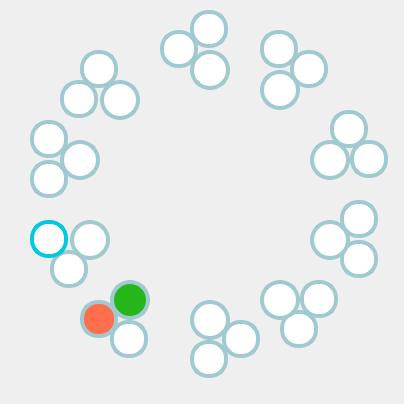
  <widget class="QWidget" name="widget_mid_up" native="true">
   <property name="geometry">
    <rect>
     <x>17</x>
     <y>9</y>
     <width>404</width>
     <height>404</height>
    </rect>
   </property>
   <property name="sizePolicy">
    <sizepolicy hsizetype="Fixed" vsizetype="Fixed">
     <horstretch>0</horstretch>
     <verstretch>0</verstretch>
    </sizepolicy>
   </property>
   <property name="minimumSize">
    <size>
     <width>404</width>
     <height>404</height>
    </size>
   </property>
   <property name="maximumSize">
    <size>
     <width>404</width>
     <height>404</height>
    </size>
   </property>
   <property name="styleSheet">
    <string notr="true">QWidget#widget_mid_up
{
border-image: url(:/static/images/disc.png);
}</string>
   </property>
   <widget class="QPushButton" name="pushButton_11">
    <property name="geometry">
     <rect>
      <x>160</x>
      <y>30</y>
      <width>38</width>
      <height>38</height>
     </rect>
    </property>
    <property name="sizePolicy">
     <sizepolicy hsizetype="Fixed" vsizetype="Fixed">
      <horstretch>0</horstretch>
      <verstretch>0</verstretch>
     </sizepolicy>
    </property>
    <property name="minimumSize">
     <size>
      <width>38</width>
      <height>38</height>
     </size>
    </property>
    <property name="maximumSize">
     <size>
      <width>38</width>
      <height>38</height>
     </size>
    </property>
    <property name="styleSheet">
     <string notr="true">width: 38px;
height: 38px;
background: #FFFFFF;
border-radius: 18px;
border: 4px solid #A0CAD0;
font-family: DIN;
font-weight: bold;
font-size: 19px;
color: #A0CAD0;
line-height: 60px;</string>
    </property>
    <property name="text">
     <string/>
    </property>
   </widget>
   <widget class="QPushButton" name="pushButton_12">
    <property name="geometry">
     <rect>
      <x>190</x>
      <y>10</y>
      <width>38</width>
      <height>38</height>
     </rect>
    </property>
    <property name="sizePolicy">
     <sizepolicy hsizetype="Fixed" vsizetype="Fixed">
      <horstretch>0</horstretch>
      <verstretch>0</verstretch>
     </sizepolicy>
    </property>
    <property name="minimumSize">
     <size>
      <width>38</width>
      <height>38</height>
     </size>
    </property>
    <property name="maximumSize">
     <size>
      <width>38</width>
      <height>38</height>
     </size>
    </property>
    <property name="styleSheet">
     <string notr="true">width: 38px;
height: 38px;
background: #FFFFFF;
border-radius: 18px;
border: 4px solid #A0CAD0;
font-family: DIN;
font-weight: bold;
font-size: 19px;
color: #A0CAD0;
line-height: 60px;</string>
    </property>
    <property name="text">
     <string/>
    </property>
   </widget>
   <widget class="QPushButton" name="pushButton_13">
    <property name="geometry">
     <rect>
      <x>260</x>
      <y>30</y>
      <width>38</width>
      <height>38</height>
     </rect>
    </property>
    <property name="sizePolicy">
     <sizepolicy hsizetype="Fixed" vsizetype="Fixed">
      <horstretch>0</horstretch>
      <verstretch>0</verstretch>
     </sizepolicy>
    </property>
    <property name="minimumSize">
     <size>
      <width>38</width>
      <height>38</height>
     </size>
    </property>
    <property name="maximumSize">
     <size>
      <width>38</width>
      <height>38</height>
     </size>
    </property>
    <property name="styleSheet">
     <string notr="true">width: 38px;
height: 38px;
background: #FFFFFF;
border-radius: 18px;
border: 4px solid #A0CAD0;
font-family: DIN;
font-weight: bold;
font-size: 19px;
color: #A0CAD0;
line-height: 60px;</string>
    </property>
    <property name="text">
     <string/>
    </property>
   </widget>
   <widget class="QPushButton" name="pushButton_14">
    <property name="geometry">
     <rect>
      <x>290</x>
      <y>50</y>
      <width>38</width>
      <height>38</height>
     </rect>
    </property>
    <property name="sizePolicy">
     <sizepolicy hsizetype="Fixed" vsizetype="Fixed">
      <horstretch>0</horstretch>
      <verstretch>0</verstretch>
     </sizepolicy>
    </property>
    <property name="minimumSize">
     <size>
      <width>38</width>
      <height>38</height>
     </size>
    </property>
    <property name="maximumSize">
     <size>
      <width>38</width>
      <height>38</height>
     </size>
    </property>
    <property name="styleSheet">
     <string notr="true">width: 38px;
height: 38px;
background: #FFFFFF;
border-radius: 18px;
border: 4px solid #A0CAD0;
font-family: DIN;
font-weight: bold;
font-size: 19px;
color: #A0CAD0;
line-height: 60px;</string>
    </property>
    <property name="text">
     <string/>
    </property>
   </widget>
   <widget class="QPushButton" name="pushButton_17">
    <property name="geometry">
     <rect>
      <x>340</x>
      <y>200</y>
      <width>38</width>
      <height>38</height>
     </rect>
    </property>
    <property name="sizePolicy">
     <sizepolicy hsizetype="Fixed" vsizetype="Fixed">
      <horstretch>0</horstretch>
      <verstretch>0</verstretch>
     </sizepolicy>
    </property>
    <property name="minimumSize">
     <size>
      <width>38</width>
      <height>38</height>
     </size>
    </property>
    <property name="maximumSize">
     <size>
      <width>38</width>
      <height>38</height>
     </size>
    </property>
    <property name="styleSheet">
     <string notr="true">width: 38px;
height: 38px;
background: #FFFFFF;
border-radius: 18px;
border: 4px solid #A0CAD0;
font-family: DIN;
font-weight: bold;
font-size: 19px;
color: #A0CAD0;
line-height: 60px;</string>
    </property>
    <property name="text">
     <string/>
    </property>
   </widget>
   <widget class="QPushButton" name="pushButton_18">
    <property name="geometry">
     <rect>
      <x>340</x>
      <y>240</y>
      <width>38</width>
      <height>38</height>
     </rect>
    </property>
    <property name="sizePolicy">
     <sizepolicy hsizetype="Fixed" vsizetype="Fixed">
      <horstretch>0</horstretch>
      <verstretch>0</verstretch>
     </sizepolicy>
    </property>
    <property name="minimumSize">
     <size>
      <width>38</width>
      <height>38</height>
     </size>
    </property>
    <property name="maximumSize">
     <size>
      <width>38</width>
      <height>38</height>
     </size>
    </property>
    <property name="styleSheet">
     <string notr="true">width: 38px;
height: 38px;
background: #FFFFFF;
border-radius: 18px;
border: 4px solid #A0CAD0;
font-family: DIN;
font-weight: bold;
font-size: 19px;
color: #A0CAD0;
line-height: 60px;</string>
    </property>
    <property name="text">
     <string/>
    </property>
   </widget>
   <widget class="QPushButton" name="pushButton_19">
    <property name="geometry">
     <rect>
      <x>300</x>
      <y>280</y>
      <width>38</width>
      <height>38</height>
     </rect>
    </property>
    <property name="sizePolicy">
     <sizepolicy hsizetype="Fixed" vsizetype="Fixed">
      <horstretch>0</horstretch>
      <verstretch>0</verstretch>
     </sizepolicy>
    </property>
    <property name="minimumSize">
     <size>
      <width>38</width>
      <height>38</height>
     </size>
    </property>
    <property name="maximumSize">
     <size>
      <width>38</width>
      <height>38</height>
     </size>
    </property>
    <property name="styleSheet">
     <string notr="true">width: 38px;
height: 38px;
background: #FFFFFF;
border-radius: 18px;
border: 4px solid #A0CAD0;
font-family: DIN;
font-weight: bold;
font-size: 19px;
color: #A0CAD0;
line-height: 60px;</string>
    </property>
    <property name="text">
     <string/>
    </property>
   </widget>
   <widget class="QPushButton" name="pushButton_20">
    <property name="geometry">
     <rect>
      <x>280</x>
      <y>310</y>
      <width>38</width>
      <height>38</height>
     </rect>
    </property>
    <property name="sizePolicy">
     <sizepolicy hsizetype="Fixed" vsizetype="Fixed">
      <horstretch>0</horstretch>
      <verstretch>0</verstretch>
     </sizepolicy>
    </property>
    <property name="minimumSize">
     <size>
      <width>38</width>
      <height>38</height>
     </size>
    </property>
    <property name="maximumSize">
     <size>
      <width>38</width>
      <height>38</height>
     </size>
    </property>
    <property name="styleSheet">
     <string notr="true">width: 38px;
height: 38px;
background: #FFFFFF;
border-radius: 18px;
border: 4px solid #A0CAD0;
font-family: DIN;
font-weight: bold;
font-size: 19px;
color: #A0CAD0;
line-height: 60px;</string>
    </property>
    <property name="text">
     <string/>
    </property>
   </widget>
   <widget class="QPushButton" name="pushButton_E10">
    <property name="geometry">
     <rect>
      <x>260</x>
      <y>280</y>
      <width>40</width>
      <height>40</height>
     </rect>
    </property>
    <property name="sizePolicy">
     <sizepolicy hsizetype="Fixed" vsizetype="Fixed">
      <horstretch>0</horstretch>
      <verstretch>0</verstretch>
     </sizepolicy>
    </property>
    <property name="minimumSize">
     <size>
      <width>40</width>
      <height>40</height>
     </size>
    </property>
    <property name="maximumSize">
     <size>
      <width>40</width>
      <height>40</height>
     </size>
    </property>
    <property name="styleSheet">
     <string notr="true">width: 38px;
height: 38px;
background: #FFFFFF;
border-radius: 20px;
border: 4px solid #A0CAD0;
font-family: DIN;
font-weight: bold;
font-size: 19px;
color: #A0CAD0;
line-height: 60px;</string>
    </property>
    <property name="text">
     <string/>
    </property>
   </widget>
   <widget class="QPushButton" name="pushButton_E1">
    <property name="geometry">
     <rect>
      <x>190</x>
      <y>300</y>
      <width>40</width>
      <height>40</height>
     </rect>
    </property>
    <property name="sizePolicy">
     <sizepolicy hsizetype="Fixed" vsizetype="Fixed">
      <horstretch>0</horstretch>
      <verstretch>0</verstretch>
     </sizepolicy>
    </property>
    <property name="minimumSize">
     <size>
      <width>40</width>
      <height>40</height>
     </size>
    </property>
    <property name="maximumSize">
     <size>
      <width>40</width>
      <height>40</height>
     </size>
    </property>
    <property name="styleSheet">
     <string notr="true">width: 38px;
height: 38px;
background: #FFFFFF;
border-radius: 20px;
border: 4px solid #A0CAD0;
font-family: DIN;
font-weight: bold;
font-size: 19px;
color: #A0CAD0;
line-height: 60px;</string>
    </property>
    <property name="text">
     <string/>
    </property>
   </widget>
   <widget class="QPushButton" name="pushButton_1">
    <property name="geometry">
     <rect>
      <x>222</x>
      <y>320</y>
      <width>38</width>
      <height>38</height>
     </rect>
    </property>
    <property name="sizePolicy">
     <sizepolicy hsizetype="Fixed" vsizetype="Fixed">
      <horstretch>0</horstretch>
      <verstretch>0</verstretch>
     </sizepolicy>
    </property>
    <property name="minimumSize">
     <size>
      <width>38</width>
      <height>38</height>
     </size>
    </property>
    <property name="maximumSize">
     <size>
      <width>38</width>
      <height>38</height>
     </size>
    </property>
    <property name="styleSheet">
     <string notr="true">width: 38px;
height: 38px;
background: #FFFFFF;
border-radius: 18px;
border: 4px solid #A0CAD0;
font-family: DIN;
font-weight: bold;
font-size: 19px;
color: #A0CAD0;
line-height: 60px;</string>
    </property>
    <property name="text">
     <string/>
    </property>
   </widget>
   <widget class="QPushButton" name="pushButton_2">
    <property name="geometry">
     <rect>
      <x>190</x>
      <y>340</y>
      <width>38</width>
      <height>38</height>
     </rect>
    </property>
    <property name="sizePolicy">
     <sizepolicy hsizetype="Fixed" vsizetype="Fixed">
      <horstretch>0</horstretch>
      <verstretch>0</verstretch>
     </sizepolicy>
    </property>
    <property name="minimumSize">
     <size>
      <width>38</width>
      <height>38</height>
     </size>
    </property>
    <property name="maximumSize">
     <size>
      <width>38</width>
      <height>38</height>
     </size>
    </property>
    <property name="styleSheet">
     <string notr="true">width: 38px;
height: 38px;
background: #FFFFFF;
border-radius: 18px;
border: 4px solid #A0CAD0;
font-family: DIN;
font-weight: bold;
font-size: 19px;
color: #A0CAD0;
line-height: 60px;</string>
    </property>
    <property name="text">
     <string/>
    </property>
   </widget>
   <widget class="QPushButton" name="pushButton_3">
    <property name="geometry">
     <rect>
      <x>110</x>
      <y>320</y>
      <width>38</width>
      <height>38</height>
     </rect>
    </property>
    <property name="sizePolicy">
     <sizepolicy hsizetype="Fixed" vsizetype="Fixed">
      <horstretch>0</horstretch>
      <verstretch>0</verstretch>
     </sizepolicy>
    </property>
    <property name="minimumSize">
     <size>
      <width>38</width>
      <height>38</height>
     </size>
    </property>
    <property name="maximumSize">
     <size>
      <width>38</width>
      <height>38</height>
     </size>
    </property>
    <property name="styleSheet">
     <string notr="true">width: 38px;
height: 38px;
background: #FFFFFF;
border-radius: 18px;
border: 4px solid #A0CAD0;
font-family: DIN;
font-weight: bold;
font-size: 19px;
color: #A0CAD0;
line-height: 60px;</string>
    </property>
    <property name="text">
     <string/>
    </property>
   </widget>
   <widget class="QPushButton" name="pushButton_4">
    <property name="geometry">
     <rect>
      <x>80</x>
      <y>300</y>
      <width>38</width>
      <height>38</height>
     </rect>
    </property>
    <property name="sizePolicy">
     <sizepolicy hsizetype="Fixed" vsizetype="Fixed">
      <horstretch>0</horstretch>
      <verstretch>0</verstretch>
     </sizepolicy>
    </property>
    <property name="minimumSize">
     <size>
      <width>38</width>
      <height>38</height>
     </size>
    </property>
    <property name="maximumSize">
     <size>
      <width>38</width>
      <height>38</height>
     </size>
    </property>
    <property name="styleSheet">
     <string notr="true">width: 38px;
height: 38px;
background: #FF6F4E;
border-radius: 18px;
border: 4px solid #A0CAD0;
font-family: DIN;
font-weight: bold;
font-size: 19px;
color: #A0CAD0;
line-height: 60px;</string>
    </property>
    <property name="text">
     <string/>
    </property>
   </widget>
   <widget class="QPushButton" name="pushButton_5">
    <property name="geometry">
     <rect>
      <x>50</x>
      <y>250</y>
      <width>38</width>
      <height>38</height>
     </rect>
    </property>
    <property name="sizePolicy">
     <sizepolicy hsizetype="Fixed" vsizetype="Fixed">
      <horstretch>0</horstretch>
      <verstretch>0</verstretch>
     </sizepolicy>
    </property>
    <property name="minimumSize">
     <size>
      <width>38</width>
      <height>38</height>
     </size>
    </property>
    <property name="maximumSize">
     <size>
      <width>38</width>
      <height>38</height>
     </size>
    </property>
    <property name="styleSheet">
     <string notr="true">width: 38px;
height: 38px;
background: #FFFFFF;
border-radius: 18px;
border: 4px solid #A0CAD0;
font-family: DIN;
font-weight: bold;
font-size: 19px;
color: #A0CAD0;
line-height: 60px;</string>
    </property>
    <property name="text">
     <string/>
    </property>
   </widget>
   <widget class="QPushButton" name="pushButton_6">
    <property name="geometry">
     <rect>
      <x>30</x>
      <y>220</y>
      <width>38</width>
      <height>38</height>
     </rect>
    </property>
    <property name="sizePolicy">
     <sizepolicy hsizetype="Fixed" vsizetype="Fixed">
      <horstretch>0</horstretch>
      <verstretch>0</verstretch>
     </sizepolicy>
    </property>
    <property name="minimumSize">
     <size>
      <width>38</width>
      <height>38</height>
     </size>
    </property>
    <property name="maximumSize">
     <size>
      <width>38</width>
      <height>38</height>
     </size>
    </property>
    <property name="styleSheet">
     <string notr="true">width: 38px;
height: 38px;
background: #FFFFFF;
border-radius: 18px;
border: 4px solid #02C9DF;;
font-family: DIN;
font-weight: bold;
font-size: 19px;
color: #A0CAD0;
line-height: 60px;</string>
    </property>
    <property name="text">
     <string/>
    </property>
   </widget>
   <widget class="QPushButton" name="pushButton_7">
    <property name="geometry">
     <rect>
      <x>30</x>
      <y>160</y>
      <width>38</width>
      <height>38</height>
     </rect>
    </property>
    <property name="sizePolicy">
     <sizepolicy hsizetype="Fixed" vsizetype="Fixed">
      <horstretch>0</horstretch>
      <verstretch>0</verstretch>
     </sizepolicy>
    </property>
    <property name="minimumSize">
     <size>
      <width>38</width>
      <height>38</height>
     </size>
    </property>
    <property name="maximumSize">
     <size>
      <width>38</width>
      <height>38</height>
     </size>
    </property>
    <property name="styleSheet">
     <string notr="true">width: 38px;
height: 38px;
background: #FFFFFF;
border-radius: 18px;
border: 4px solid #A0CAD0;
font-family: DIN;
font-weight: bold;
font-size: 19px;
color: #A0CAD0;
line-height: 60px;</string>
    </property>
    <property name="text">
     <string/>
    </property>
   </widget>
   <widget class="QPushButton" name="pushButton_8">
    <property name="geometry">
     <rect>
      <x>30</x>
      <y>120</y>
      <width>38</width>
      <height>38</height>
     </rect>
    </property>
    <property name="sizePolicy">
     <sizepolicy hsizetype="Fixed" vsizetype="Fixed">
      <horstretch>0</horstretch>
      <verstretch>0</verstretch>
     </sizepolicy>
    </property>
    <property name="minimumSize">
     <size>
      <width>38</width>
      <height>38</height>
     </size>
    </property>
    <property name="maximumSize">
     <size>
      <width>38</width>
      <height>38</height>
     </size>
    </property>
    <property name="styleSheet">
     <string notr="true">width: 38px;
height: 38px;
background: #FFFFFF;
border-radius: 18px;
border: 4px solid #A0CAD0;
font-family: DIN;
font-weight: bold;
font-size: 19px;
color: #A0CAD0;
line-height: 60px;</string>
    </property>
    <property name="text">
     <string/>
    </property>
   </widget>
   <widget class="QPushButton" name="pushButton_9">
    <property name="geometry">
     <rect>
      <x>60</x>
      <y>80</y>
      <width>38</width>
      <height>38</height>
     </rect>
    </property>
    <property name="sizePolicy">
     <sizepolicy hsizetype="Fixed" vsizetype="Fixed">
      <horstretch>0</horstretch>
      <verstretch>0</verstretch>
     </sizepolicy>
    </property>
    <property name="minimumSize">
     <size>
      <width>38</width>
      <height>38</height>
     </size>
    </property>
    <property name="maximumSize">
     <size>
      <width>38</width>
      <height>38</height>
     </size>
    </property>
    <property name="styleSheet">
     <string notr="true">width: 38px;
height: 38px;
background: #FFFFFF;
border-radius: 18px;
border: 4px solid #A0CAD0;
font-family: DIN;
font-weight: bold;
font-size: 19px;
color: #A0CAD0;
line-height: 60px;</string>
    </property>
    <property name="text">
     <string/>
    </property>
   </widget>
   <widget class="QPushButton" name="pushButton_10">
    <property name="geometry">
     <rect>
      <x>80</x>
      <y>50</y>
      <width>38</width>
      <height>38</height>
     </rect>
    </property>
    <property name="sizePolicy">
     <sizepolicy hsizetype="Fixed" vsizetype="Fixed">
      <horstretch>0</horstretch>
      <verstretch>0</verstretch>
     </sizepolicy>
    </property>
    <property name="minimumSize">
     <size>
      <width>38</width>
      <height>38</height>
     </size>
    </property>
    <property name="maximumSize">
     <size>
      <width>38</width>
      <height>38</height>
     </size>
    </property>
    <property name="styleSheet">
     <string notr="true">width: 38px;
height: 38px;
background: #FFFFFF;
border-radius: 18px;
border: 4px solid #A0CAD0;
font-family: DIN;
font-weight: bold;
font-size: 19px;
color: #A0CAD0;
line-height: 60px;</string>
    </property>
    <property name="text">
     <string/>
    </property>
   </widget>
   <widget class="QPushButton" name="pushButton_15">
    <property name="geometry">
     <rect>
      <x>330</x>
      <y>110</y>
      <width>38</width>
      <height>38</height>
     </rect>
    </property>
    <property name="sizePolicy">
     <sizepolicy hsizetype="Fixed" vsizetype="Fixed">
      <horstretch>0</horstretch>
      <verstretch>0</verstretch>
     </sizepolicy>
    </property>
    <property name="minimumSize">
     <size>
      <width>38</width>
      <height>38</height>
     </size>
    </property>
    <property name="maximumSize">
     <size>
      <width>38</width>
      <height>38</height>
     </size>
    </property>
    <property name="styleSheet">
     <string notr="true">width: 38px;
height: 38px;
background: #FFFFFF;
border-radius: 18px;
border: 4px solid #A0CAD0;
font-family: DIN;
font-weight: bold;
font-size: 19px;
color: #A0CAD0;
line-height: 60px;</string>
    </property>
    <property name="text">
     <string/>
    </property>
   </widget>
   <widget class="QPushButton" name="pushButton_16">
    <property name="geometry">
     <rect>
      <x>350</x>
      <y>140</y>
      <width>38</width>
      <height>38</height>
     </rect>
    </property>
    <property name="sizePolicy">
     <sizepolicy hsizetype="Fixed" vsizetype="Fixed">
      <horstretch>0</horstretch>
      <verstretch>0</verstretch>
     </sizepolicy>
    </property>
    <property name="minimumSize">
     <size>
      <width>38</width>
      <height>38</height>
     </size>
    </property>
    <property name="maximumSize">
     <size>
      <width>38</width>
      <height>38</height>
     </size>
    </property>
    <property name="styleSheet">
     <string notr="true">width: 38px;
height: 38px;
background: #FFFFFF;
border-radius: 18px;
border: 4px solid #A0CAD0;
font-family: DIN;
font-weight: bold;
font-size: 19px;
color: #A0CAD0;
line-height: 60px;</string>
    </property>
    <property name="text">
     <string/>
    </property>
   </widget>
   <widget class="QPushButton" name="pushButton_E2">
    <property name="geometry">
     <rect>
      <x>110</x>
      <y>280</y>
      <width>40</width>
      <height>40</height>
     </rect>
    </property>
    <property name="sizePolicy">
     <sizepolicy hsizetype="Fixed" vsizetype="Fixed">
      <horstretch>0</horstretch>
      <verstretch>0</verstretch>
     </sizepolicy>
    </property>
    <property name="minimumSize">
     <size>
      <width>40</width>
      <height>40</height>
     </size>
    </property>
    <property name="maximumSize">
     <size>
      <width>40</width>
      <height>40</height>
     </size>
    </property>
    <property name="styleSheet">
     <string notr="true">width: 38px;
height: 38px;
background: #25B61A;
border-radius: 20px;
border: 4px solid #A0CAD0;
font-family: DIN;
font-weight: bold;
font-size: 19px;
color: #A0CAD0;
line-height: 60px;</string>
    </property>
    <property name="text">
     <string/>
    </property>
   </widget>
   <widget class="QPushButton" name="pushButton_E3">
    <property name="geometry">
     <rect>
      <x>70</x>
      <y>220</y>
      <width>40</width>
      <height>40</height>
     </rect>
    </property>
    <property name="sizePolicy">
     <sizepolicy hsizetype="Fixed" vsizetype="Fixed">
      <horstretch>0</horstretch>
      <verstretch>0</verstretch>
     </sizepolicy>
    </property>
    <property name="minimumSize">
     <size>
      <width>40</width>
      <height>40</height>
     </size>
    </property>
    <property name="maximumSize">
     <size>
      <width>40</width>
      <height>40</height>
     </size>
    </property>
    <property name="styleSheet">
     <string notr="true">width: 38px;
height: 38px;
background: #FFFFFF;
border-radius: 20px;
border: 4px solid #A0CAD0;
font-family: DIN;
font-weight: bold;
font-size: 19px;
color: #A0CAD0;
line-height: 60px;</string>
    </property>
    <property name="text">
     <string/>
    </property>
   </widget>
   <widget class="QPushButton" name="pushButton_E4">
    <property name="geometry">
     <rect>
      <x>60</x>
      <y>140</y>
      <width>40</width>
      <height>40</height>
     </rect>
    </property>
    <property name="sizePolicy">
     <sizepolicy hsizetype="Fixed" vsizetype="Fixed">
      <horstretch>0</horstretch>
      <verstretch>0</verstretch>
     </sizepolicy>
    </property>
    <property name="minimumSize">
     <size>
      <width>40</width>
      <height>40</height>
     </size>
    </property>
    <property name="maximumSize">
     <size>
      <width>40</width>
      <height>40</height>
     </size>
    </property>
    <property name="styleSheet">
     <string notr="true">width: 38px;
height: 38px;
background: #FFFFFF;
border-radius: 20px;
border: 4px solid #A0CAD0;
font-family: DIN;
font-weight: bold;
font-size: 19px;
color: #A0CAD0;
line-height: 60px;</string>
    </property>
    <property name="text">
     <string/>
    </property>
   </widget>
   <widget class="QPushButton" name="pushButton_E5">
    <property name="geometry">
     <rect>
      <x>100</x>
      <y>80</y>
      <width>40</width>
      <height>40</height>
     </rect>
    </property>
    <property name="sizePolicy">
     <sizepolicy hsizetype="Fixed" vsizetype="Fixed">
      <horstretch>0</horstretch>
      <verstretch>0</verstretch>
     </sizepolicy>
    </property>
    <property name="minimumSize">
     <size>
      <width>40</width>
      <height>40</height>
     </size>
    </property>
    <property name="maximumSize">
     <size>
      <width>40</width>
      <height>40</height>
     </size>
    </property>
    <property name="styleSheet">
     <string notr="true">width: 38px;
height: 38px;
background: #FFFFFF;
border-radius: 20px;
border: 4px solid #A0CAD0;
font-family: DIN;
font-weight: bold;
font-size: 19px;
color: #A0CAD0;
line-height: 60px;</string>
    </property>
    <property name="text">
     <string/>
    </property>
   </widget>
   <widget class="QPushButton" name="pushButton_E6">
    <property name="geometry">
     <rect>
      <x>190</x>
      <y>50</y>
      <width>40</width>
      <height>40</height>
     </rect>
    </property>
    <property name="sizePolicy">
     <sizepolicy hsizetype="Fixed" vsizetype="Fixed">
      <horstretch>0</horstretch>
      <verstretch>0</verstretch>
     </sizepolicy>
    </property>
    <property name="minimumSize">
     <size>
      <width>40</width>
      <height>40</height>
     </size>
    </property>
    <property name="maximumSize">
     <size>
      <width>40</width>
      <height>40</height>
     </size>
    </property>
    <property name="styleSheet">
     <string notr="true">width: 38px;
height: 38px;
background: #FFFFFF;
border-radius: 20px;
border: 4px solid #A0CAD0;
font-family: DIN;
font-weight: bold;
font-size: 19px;
color: #A0CAD0;
line-height: 60px;</string>
    </property>
    <property name="text">
     <string/>
    </property>
   </widget>
   <widget class="QPushButton" name="pushButton_E7">
    <property name="geometry">
     <rect>
      <x>260</x>
      <y>70</y>
      <width>40</width>
      <height>40</height>
     </rect>
    </property>
    <property name="sizePolicy">
     <sizepolicy hsizetype="Fixed" vsizetype="Fixed">
      <horstretch>0</horstretch>
      <verstretch>0</verstretch>
     </sizepolicy>
    </property>
    <property name="minimumSize">
     <size>
      <width>40</width>
      <height>40</height>
     </size>
    </property>
    <property name="maximumSize">
     <size>
      <width>40</width>
      <height>40</height>
     </size>
    </property>
    <property name="styleSheet">
     <string notr="true">width: 38px;
height: 38px;
background: #FFFFFF;
border-radius: 20px;
border: 4px solid #A0CAD0;
font-family: DIN;
font-weight: bold;
font-size: 19px;
color: #A0CAD0;
line-height: 60px;</string>
    </property>
    <property name="text">
     <string/>
    </property>
   </widget>
   <widget class="QPushButton" name="pushButton_E8">
    <property name="geometry">
     <rect>
      <x>310</x>
      <y>140</y>
      <width>40</width>
      <height>40</height>
     </rect>
    </property>
    <property name="sizePolicy">
     <sizepolicy hsizetype="Fixed" vsizetype="Fixed">
      <horstretch>0</horstretch>
      <verstretch>0</verstretch>
     </sizepolicy>
    </property>
    <property name="minimumSize">
     <size>
      <width>40</width>
      <height>40</height>
     </size>
    </property>
    <property name="maximumSize">
     <size>
      <width>40</width>
      <height>40</height>
     </size>
    </property>
    <property name="styleSheet">
     <string notr="true">width: 38px;
height: 38px;
background: #FFFFFF;
border-radius: 20px;
border: 4px solid #A0CAD0;
font-family: DIN;
font-weight: bold;
font-size: 19px;
color: #A0CAD0;
line-height: 60px;</string>
    </property>
    <property name="text">
     <string/>
    </property>
   </widget>
   <widget class="QPushButton" name="pushButton_E9">
    <property name="geometry">
     <rect>
      <x>310</x>
      <y>220</y>
      <width>40</width>
      <height>40</height>
     </rect>
    </property>
    <property name="sizePolicy">
     <sizepolicy hsizetype="Fixed" vsizetype="Fixed">
      <horstretch>0</horstretch>
      <verstretch>0</verstretch>
     </sizepolicy>
    </property>
    <property name="minimumSize">
     <size>
      <width>40</width>
      <height>40</height>
     </size>
    </property>
    <property name="maximumSize">
     <size>
      <width>40</width>
      <height>40</height>
     </size>
    </property>
    <property name="styleSheet">
     <string notr="true">width: 38px;
height: 38px;
background: #FFFFFF;
border-radius: 20px;
border: 4px solid #A0CAD0;
font-family: DIN;
font-weight: bold;
font-size: 19px;
color: #A0CAD0;
line-height: 60px;</string>
    </property>
    <property name="text">
     <string/>
    </property>
   </widget>
  </widget>
